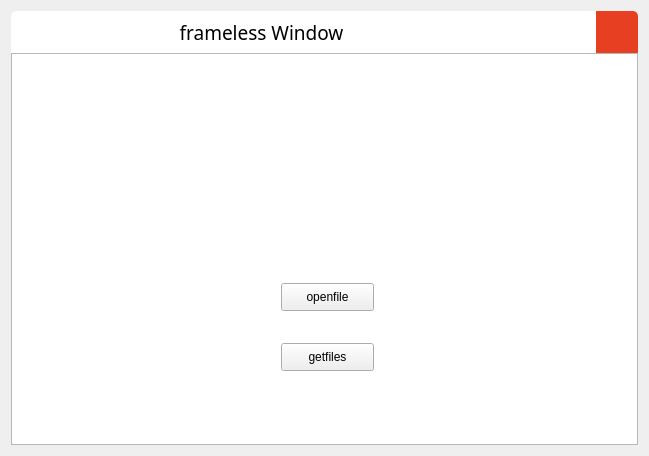
<?xml version="1.0" encoding="UTF-8"?>
<ui version="4.0">
 <class>Widget</class>
 <widget class="QWidget" name="Widget">
  <property name="geometry">
   <rect>
    <x>0</x>
    <y>0</y>
    <width>649</width>
    <height>456</height>
   </rect>
  </property>
  <property name="windowTitle">
   <string>Widget</string>
  </property>
  <layout class="QVBoxLayout" name="viMargin">
   <property name="spacing">
    <number>6</number>
   </property>
   <item>
    <widget class="QWidget" name="shadowWidget" native="true">
     <property name="styleSheet">
      <string notr="true">#shadowWidget{
background-color: rgb(255, 255, 255);

border-radius:5px
}</string>
     </property>
     <layout class="QVBoxLayout" name="verticalLayout_2">
      <property name="spacing">
       <number>0</number>
      </property>
      <property name="leftMargin">
       <number>0</number>
      </property>
      <property name="topMargin">
       <number>0</number>
      </property>
      <property name="rightMargin">
       <number>0</number>
      </property>
      <property name="bottomMargin">
       <number>0</number>
      </property>
      <item>
       <layout class="QHBoxLayout" name="horizontalLayout">
        <item>
         <widget class="QLabel" name="label">
          <property name="sizePolicy">
           <sizepolicy hsizetype="Preferred" vsizetype="Preferred">
            <horstretch>0</horstretch>
            <verstretch>0</verstretch>
           </sizepolicy>
          </property>
          <property name="font">
           <font>
            <family>微软雅黑 Light</family>
            <pointsize>14</pointsize>
           </font>
          </property>
          <property name="text">
           <string>frameless Window</string>
          </property>
          <property name="alignment">
           <set>Qt::AlignCenter</set>
          </property>
         </widget>
        </item>
        <item>
         <widget class="QPushButton" name="btnMin">
          <property name="minimumSize">
           <size>
            <width>42</width>
            <height>42</height>
           </size>
          </property>
          <property name="maximumSize">
           <size>
            <width>42</width>
            <height>42</height>
           </size>
          </property>
          <property name="styleSheet">
           <string notr="true">QPushButton
{
	border:none;

}
QPushButton:hover{background-color: rgb(232, 235, 232)}


QPushButton:pressed{background-color: rgb(255, 255, 255);}
</string>
          </property>
          <property name="text">
           <string/>
          </property>
         </widget>
        </item>
        <item>
         <widget class="QPushButton" name="btnMax">
          <property name="minimumSize">
           <size>
            <width>42</width>
            <height>42</height>
           </size>
          </property>
          <property name="maximumSize">
           <size>
            <width>42</width>
            <height>42</height>
           </size>
          </property>
          <property name="styleSheet">
           <string notr="true">QPushButton
{
	border:none;

}
QPushButton:hover{background-color: rgb(232, 235, 232)}


QPushButton:pressed{background-color: rgb(255, 255, 255);}
</string>
          </property>
          <property name="text">
           <string/>
          </property>
         </widget>
        </item>
        <item>
         <widget class="QPushButton" name="btnClose">
          <property name="minimumSize">
           <size>
            <width>42</width>
            <height>42</height>
           </size>
          </property>
          <property name="maximumSize">
           <size>
            <width>42</width>
            <height>42</height>
           </size>
          </property>
          <property name="styleSheet">
           <string notr="true">QPushButton
{
	border:none;
background-color:rgb(231,63,33);
border-top-right-radius:5px
}
QPushButton:hover{background-color: rgb(255, 146, 56)}


QPushButton:pressed{background-color: rgb(255, 187, 175);}
</string>
          </property>
          <property name="text">
           <string/>
          </property>
         </widget>
        </item>
       </layout>
      </item>
      <item>
       <widget class="QFrame" name="frame">
        <property name="sizePolicy">
         <sizepolicy hsizetype="Preferred" vsizetype="Expanding">
          <horstretch>0</horstretch>
          <verstretch>0</verstretch>
         </sizepolicy>
        </property>
        <property name="frameShape">
         <enum>QFrame::StyledPanel</enum>
        </property>
        <property name="frameShadow">
         <enum>QFrame::Raised</enum>
        </property>
        <widget class="QPushButton" name="pushButton">
         <property name="geometry">
          <rect>
           <x>270</x>
           <y>230</y>
           <width>93</width>
           <height>28</height>
          </rect>
         </property>
         <property name="text">
          <string>openfile</string>
         </property>
        </widget>
        <widget class="QPushButton" name="pushButton_2">
         <property name="geometry">
          <rect>
           <x>270</x>
           <y>290</y>
           <width>93</width>
           <height>28</height>
          </rect>
         </property>
         <property name="text">
          <string>getfiles</string>
         </property>
        </widget>
       </widget>
      </item>
     </layout>
    </widget>
   </item>
  </layout>
 </widget>
 <resources/>
 <connections/>
</ui>
